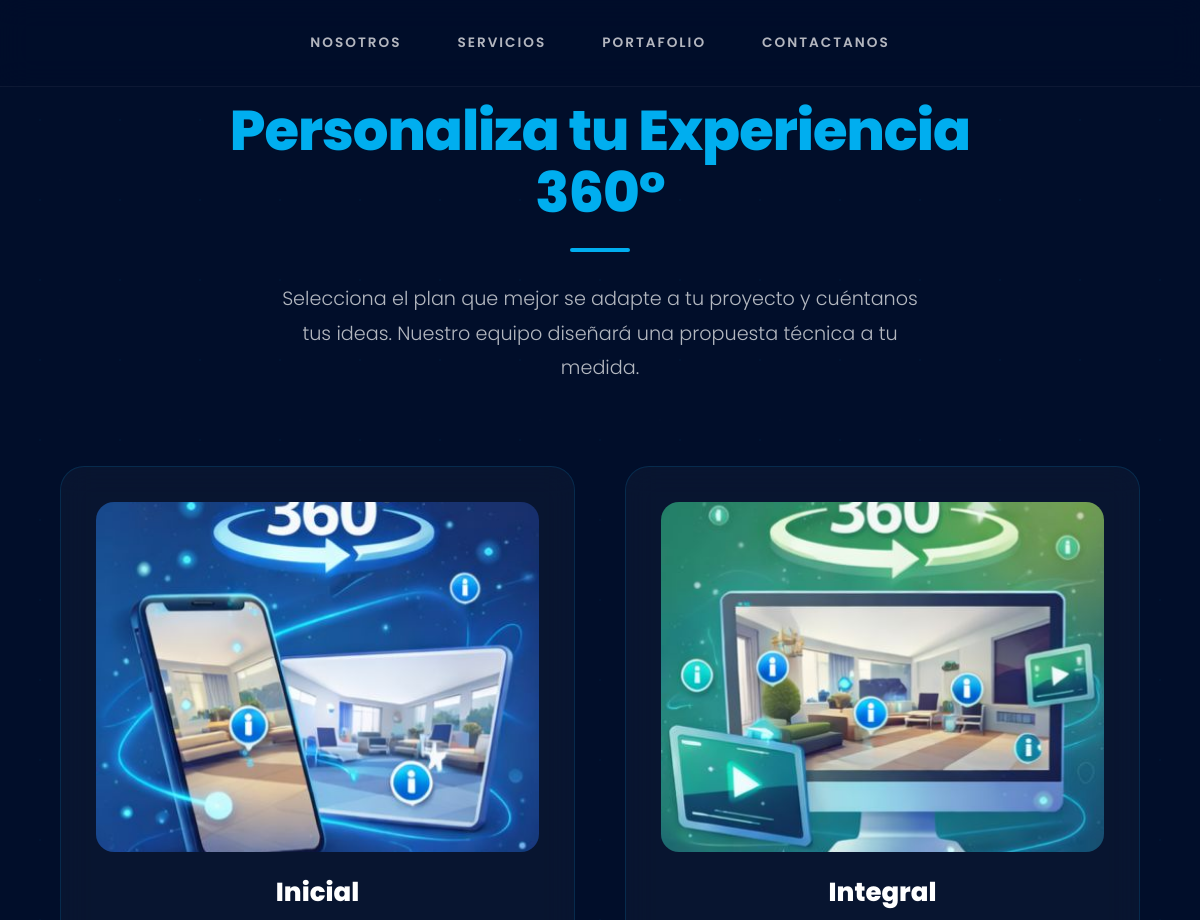
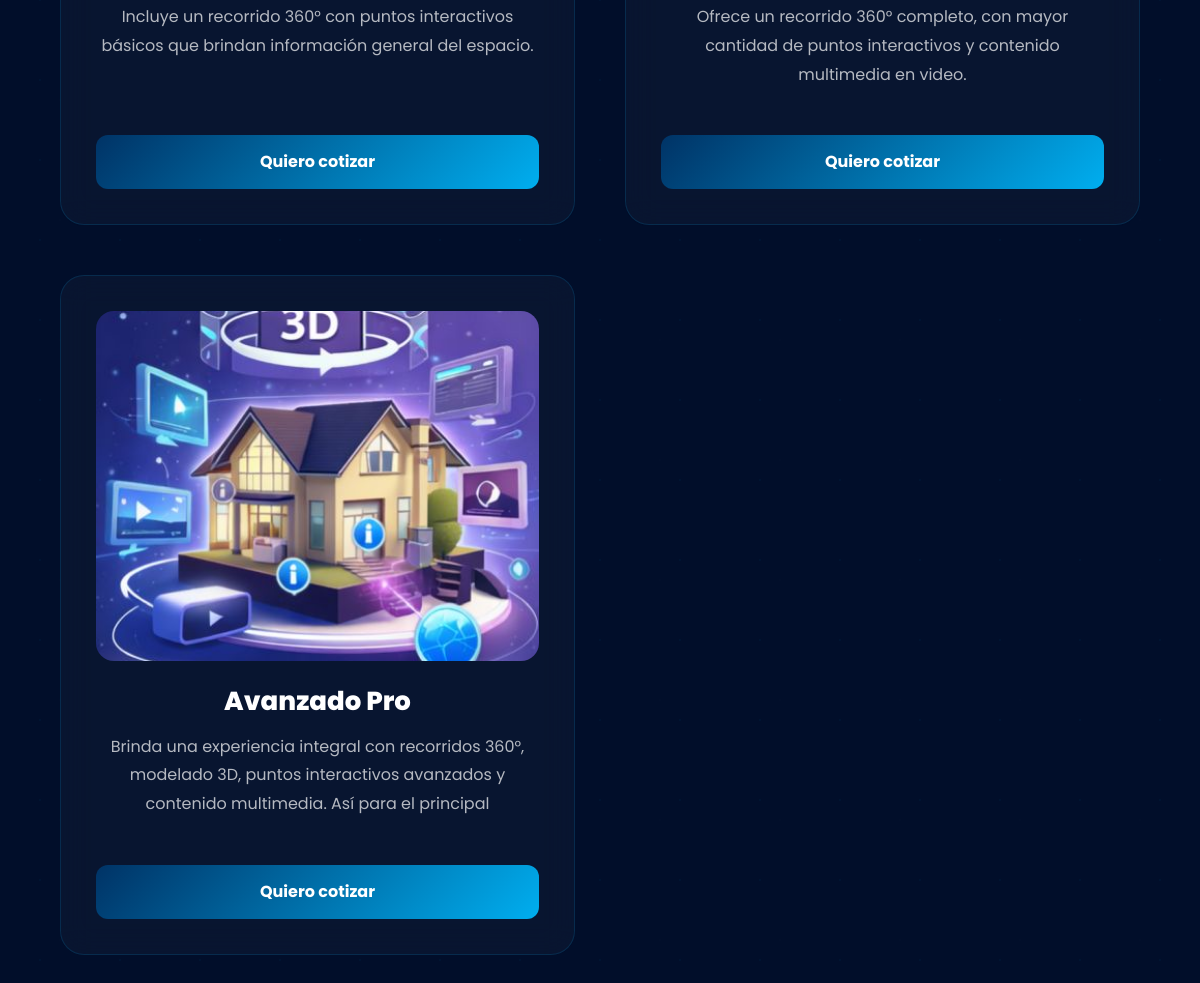
The app's page /servicios/ with its own data (2 pictures, top to bottom).
### servicios/models.py (models this page shows, shortened)
class Servicio(models.Model):
    nombre = models.TextField()
    descripcion = models.TextField()
    imagen = models.ImageField(null=True, upload_to="fotos", verbose_name="Fotografia")
    created = models.DateTimeField(auto_now_add=True, verbose_name="Fecha")
    updated = models.DateTimeField(auto_now=True, verbose_name="Modificacion")

### servicios/views.py (the view)
# urls.py: path('servicios/', views_servicios.servicios, name="servicios"),
def servicios(request):
    servicios = Servicio.objects.all()
    return render(request, 'servicios/servicios.html', {'servicios': servicios})

### servicios/templates/servicios/servicios.html (shortened to what this page needs)
{% extends "inicio/menu.html" %}
{% block contenido %}
<div class="section-intro-premium">
    <h3 class="main-title-bold">Personaliza tu Experiencia 360°</h3>
    <div class="accent-line"></div>
    <p class="subtext-refined">
        Selecciona el plan que mejor se adapte a tu proyecto y cuéntanos tus ideas.
        Nuestro equipo diseñará una propuesta técnica a tu medida.
    </p>
</div>
<div class="servicios-container">
    {% for servicio in servicios %}
        <div class="servicio-card">
            {% if servicio.imagen %}
                <img src="{{ servicio.imagen.url }}">
            {% endif %}
            <h3 class="h4servicios">{{ servicio.nombre }}</h3>
            <p>{{ servicio.descripcion }}</p>
            <a href="{% url 'cotizacion' servicio.id %}">Quiero cotizar</a>
        </div>
    {% endfor %}
</div>
{% endblock %}

### inicio/templates/inicio/menu.html (shortened to what this page needs)
<!doctype html>
<html lang="en">
  <head>
{% load static %}
    <link href="https://cdn.jsdelivr.net/npm/bootstrap@5.2.3/dist/css/bootstrap.min.css" rel="stylesheet">
    <link href="{% static 'inicio/css/styless.css' %}" rel="stylesheet"/>
  </head>
  <body>
<nav class="navbar navbar-expand-lg fixed-top" id="mainNav">
  <div class="container">
    <ul class="navbar-nav">
      <li class="nav-item">
        <a class="nav-link" href="{% url 'nosotros' %}">NOSOTROS</a>
      </li>
      <li class="nav-item">
        <a class="nav-link" href="{% url 'servicios' %}">SERVICIOS</a>
      </li>
      <li class="nav-item">
        <a class="nav-link" href="{% url 'proyectosrealizados' %}">PORTAFOLIO</a>
      </li>
      <li class="nav-item">
        <a class="nav-link" href="{% url 'Contacto' %}">CONTACTANOS</a>
      </li>
    </ul>
  </div>
</nav>
    {% block contenido %}{% endblock %}
  </body>
</html>

### inicio/static/inicio/css/styless.css (style rules this page uses)
.navbar-nav { list-style-type: none; padding: 0; margin: 0 auto; display: flex; justify-content: center; align-items: center; gap: 40px; width: fit-content; max-width: 800px; transition: all 0.3s ease; }
.nav-item { margin-right: 0; }
.nav-link { font-size: 0.85rem; text-transform: uppercase; letter-spacing: 2px; color: rgba(255, 255, 255, 0.7); text-decoration: none; transition: all 0.3s ease; font-weight: 600; }
body { margin: 0; font-family: 'Poppins', sans-serif; background: #010e2a; color: white; overflow-x: hidden; }
body::before { content: ""; position: fixed; width: 100%; height: 100%; top: 0; left: 0; background-image: radial-gradient(rgba(0, 174, 239, 0.2) 1px, transparent 1px), radial-gradient(rgba(255, 255, 255, 0.05) 1px, transparent 1px); background-size: 80px 80px, 120px 120px; opacity: 0.2; z-index: -1; animation: movimiento 30s linear infinite; }
#mainNav { position: fixed; top: 0; left: 0; width: 100%; padding: 25px 0; background: rgba(1, 14, 42, 0.85); backdrop-filter: blur(15px); border-bottom: 1px solid rgba(255, 255, 255, 0.05); z-index: 1000; display: flex; justify-content: center; }
.container { max-width: 1200px; margin: 0 auto; padding: 0 20px; }
.section-intro-premium { text-align: center; padding: 80px 20px; max-width: 900px; margin: 0 auto; padding-top: 100px; }
.main-title-bold { font-size: 3.5rem; color: #00AEEF; font-weight: 800; line-height: 1.1; margin-bottom: 25px; letter-spacing: -1px; }
.accent-line { width: 60px; height: 4px; background: #00AEEF; margin: 0 auto 30px; border-radius: 2px; }
.subtext-refined { color: rgba(255, 255, 255, 0.7); font-size: 1.2rem; line-height: 1.8; font-weight: 300; max-width: 650px; margin: 0 auto; }
.servicios-container { width: 90%; max-width: 1300px; margin: 0 auto 100px auto; display: grid; grid-template-columns: repeat(auto-fit, minmax(350px, 1fr)); gap: 50px; }
.servicio-card { padding: 35px; border-radius: 24px; background: rgba(255, 255, 255, 0.03); border: 1px solid rgba(0, 174, 239, 0.15); backdrop-filter: blur(15px); text-align: center; transition: 0.4s cubic-bezier(0.175, 0.885, 0.32, 1.275); display: flex; flex-direction: column; justify-content: space-between; min-height: 550px; }
.servicio-card img { width: 100%; height: 350px; object-fit: cover; border-radius: 18px; margin-bottom: 25px; }
.h4servicios { color: #ffffff; font-size: 26px; font-weight: 800; margin-bottom: 15px; }
.servicio-card p { color: rgba(255, 255, 255, 0.7); font-size: 16px; line-height: 1.8; flex-grow: 1; }
.servicio-card a { display: block; margin-top: 30px; padding: 15px; background: linear-gradient(135deg, #003366, #00AEEF); color: white; border-radius: 12px; font-weight: bold; text-decoration: none; transition: 0.3s; }
.container { width: 100%; max-width: 1100px; margin: 0 auto; padding: 0 20px; }

### records on screen
Servicio: imagen (picture), nombre "Inicial", descripcion "Incluye un recorrido 360° con puntos interactivos básicos que brindan información general del espacio."
Servicio: imagen (picture), nombre "Integral", descripcion "Ofrece un recorrido 360° completo, con mayor cantidad de puntos interactivos y contenido multimedia en video."
Servicio: imagen (picture), nombre "Avanzado Pro", descripcion "Brinda una experiencia integral con recorridos 360°, modelado 3D, puntos interactivos avanzados y contenido multimedia. Así para el principal"
